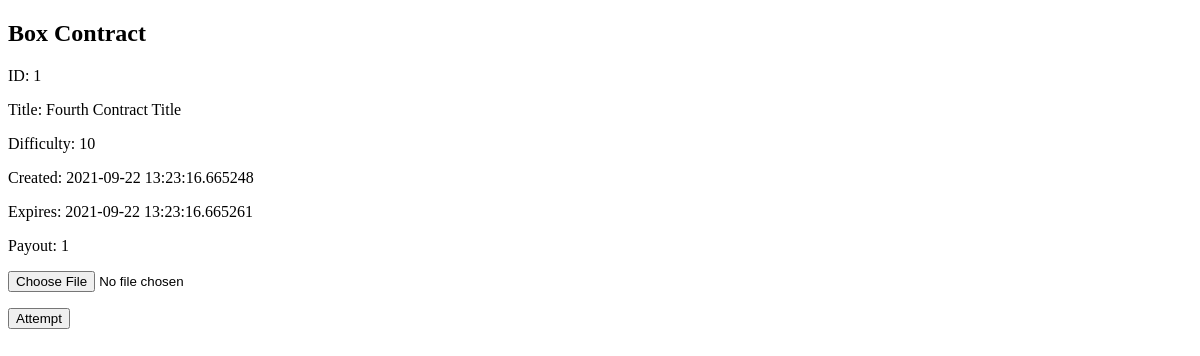
Page /table/1 on the earlier database version.
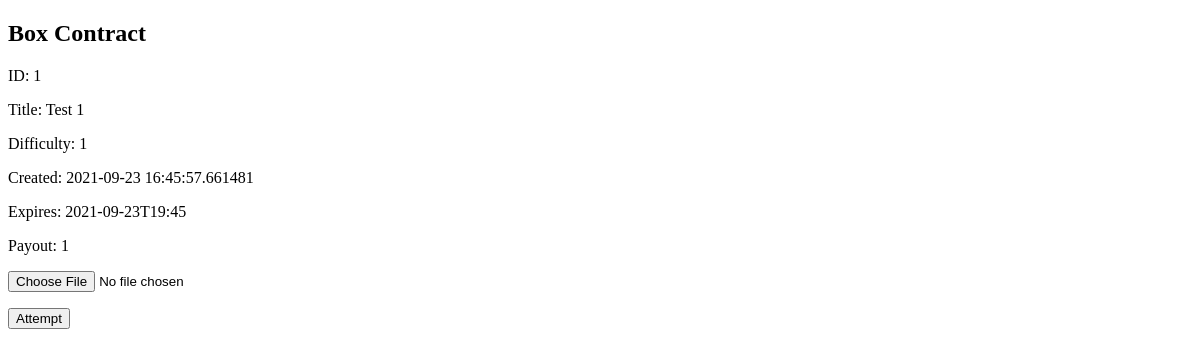
Same page on the later database version.
### tables this page shows
CREATE TABLE box_contract (
    id INTEGER PRIMARY KEY AUTOINCREMENT,
    title TEXT NOT NULL,
    descript TEXT,
    difficulty INTEGER NOT NULL,
    creation_date DATETIME NOT NULL,
    expiration_date DATETIME NOT NULL,
    payout INTEGER NOT NULL
);

### flaskw/__init__.py (the view, shortened to what this page needs)
    @app.route('/table/<int:id>', methods=('GET', 'POST'))
    def view_contract(id):
        return render_template('contractView.html', box_contract=db.get_box_contract(id))

### flaskw/db.py (called while the page is built)
def get_db():
    if 'db' not in g:
        g.db = sqlite3.connect(
            current_app.config['DATABASE'],
            detect_types=sqlite3.PARSE_DECLTYPES
        )
        g.db.row_factory = sqlite3.Row
    return g.db

def get_box_contract(id):
    db = get_db()
    return db.execute(
        'SELECT * from box_contract WHERE id = ?', (id, )
    ).fetchone()

### flaskw/templates/contractView.html (shortened to what this page needs)
<!DOCTYPE html>
<html>
<body>
<h2>Box Contract</h2>
<p>ID: {{ box_contract[0] }}</p>
<p>Title: {{ box_contract[1] }}</p>
<p>Difficulty: {{ box_contract[3] }}</p>
<p>Created: {{ box_contract[4] }}</p>
<p>Expires: {{ box_contract[5] }}</p>
<p>Payout: {{ box_contract[6] }}</p>
<form method="post" enctype="multipart/form-data">
  <p><input type="file" name="file"></p>
  <p><input type="submit" value="Attempt"></p>
</form>
</body>
</html>

Differences in the rows shown:
changed box_contract id 1: title "Fourth Contract Title" → "Test 1"; difficulty "10" → "1"; creation_date "2021-09-22 13:23:16.665248" → "2021-09-23 16:45:57.661481"; expiration_date "2021-09-22 13:23:16.665261" → "2021-09-23T19:45"
